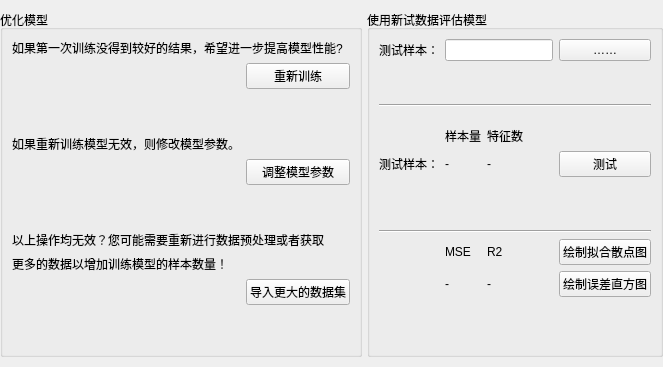
     <widget class="QWidget" name="optimizationModelPage">
      <layout class="QHBoxLayout" name="optimizationModelHorizontalLayout" stretch="0,1">
       <property name="spacing">
        <number>5</number>
       </property>
       <property name="leftMargin">
        <number>0</number>
       </property>
       <property name="topMargin">
        <number>10</number>
       </property>
       <property name="rightMargin">
        <number>0</number>
       </property>
       <property name="bottomMargin">
        <number>10</number>
       </property>
       <item>
        <widget class="QGroupBox" name="optimizationModelGroupBox">
         <property name="title">
          <string>优化模型</string>
         </property>
         <layout class="QGridLayout" name="optimizationModelGridLayout">
          <item row="10" column="0">
           <spacer name="optimizationModelVerticalSpacer3">
            <property name="orientation">
             <enum>Qt::Vertical</enum>
            </property>
            <property name="sizeHint" stdset="0">
             <size>
              <width>20</width>
              <height>40</height>
             </size>
            </property>
           </spacer>
          </item>
          <item row="8" column="0">
           <widget class="QLabel" name="importLargerDatasetLabel2">
            <property name="text">
             <string>更多的数据以增加训练模型的样本数量！</string>
            </property>
           </widget>
          </item>
          <item row="0" column="0" colspan="2">
           <widget class="QLabel" name="retrainModelLabel">
            <property name="text">
             <string>如果第一次训练没得到较好的结果，希望进一步提高模型性能?</string>
            </property>
           </widget>
          </item>
          <item row="2" column="1">
           <widget class="QPushButton" name="retrainModePushButton">
            <property name="text">
             <string>重新训练</string>
            </property>
           </widget>
          </item>
          <item row="4" column="0">
           <widget class="QLabel" name="changeModelParameterLabel">
            <property name="text">
             <string>如果重新训练模型无效，则修改模型参数。</string>
            </property>
           </widget>
          </item>
          <item row="2" column="0">
           <spacer name="optimizationModelHorizontalSpacer">
            <property name="orientation">
             <enum>Qt::Horizontal</enum>
            </property>
            <property name="sizeHint" stdset="0">
             <size>
              <width>40</width>
              <height>20</height>
             </size>
            </property>
           </spacer>
          </item>
          <item row="7" column="0" colspan="2">
           <widget class="QLabel" name="importLargerDatasetLabel1">
            <property name="text">
             <string>以上操作均无效？您可能需要重新进行数据预处理或者获取</string>
            </property>
           </widget>
          </item>
          <item row="9" column="1">
           <widget class="QPushButton" name="importLargerDatasetPushButton">
            <property name="text">
             <string>导入更大的数据集</string>
            </property>
           </widget>
          </item>
          <item row="5" column="1">
           <widget class="QPushButton" name="changeModelParameterPushButton">
            <property name="text">
             <string>调整模型参数</string>
            </property>
           </widget>
          </item>
          <item row="6" column="0">
           <spacer name="optimizationModelVerticalSpacer2">
            <property name="orientation">
             <enum>Qt::Vertical</enum>
            </property>
            <property name="sizeHint" stdset="0">
             <size>
              <width>20</width>
              <height>40</height>
             </size>
            </property>
           </spacer>
          </item>
          <item row="3" column="0">
           <spacer name="optimizationModelVerticalSpacer1">
            <property name="orientation">
             <enum>Qt::Vertical</enum>
            </property>
            <property name="sizeHint" stdset="0">
             <size>
              <width>20</width>
              <height>40</height>
             </size>
            </property>
           </spacer>
          </item>
         </layout>
        </widget>
       </item>
       <item>
        <widget class="QGroupBox" name="newEvaluationGroupBox">
         <property name="title">
          <string>使用新试数据评估模型</string>
         </property>
         <layout class="QGridLayout" name="newEvaluationGridLayout">
          <item row="0" column="4">
           <widget class="QPushButton" name="selectNewTestSamplePushButton">
            <property name="text">
             <string>……</string>
            </property>
           </widget>
          </item>
          <item row="0" column="0">
           <widget class="QLabel" name="selectNewTestSampleLabel">
            <property name="text">
             <string>测试样本：</string>
            </property>
           </widget>
          </item>
          <item row="17" column="4">
           <widget class="QPushButton" name="plotFittingScatterChartPushButton">
            <property name="text">
             <string>绘制拟合散点图</string>
            </property>
           </widget>
          </item>
          <item row="1" column="0" rowspan="9" colspan="5">
           <widget class="Line" name="newEvaluationLine1">
            <property name="orientation">
             <enum>Qt::Horizontal</enum>
            </property>
           </widget>
          </item>
          <item row="14" column="0" rowspan="2" colspan="5">
           <widget class="Line" name="newEvaluationLine2">
            <property name="orientation">
             <enum>Qt::Horizontal</enum>
            </property>
           </widget>
          </item>
          <item row="11" column="4">
           <widget class="QPushButton" name="newTestModelPushButton">
            <property name="text">
             <string>测试</string>
            </property>
           </widget>
          </item>
          <item row="9" column="2">
           <widget class="QLabel" name="newFeatureCountLabel">
            <property name="text">
             <string>特征数</string>
            </property>
           </widget>
          </item>
          <item row="18" column="4">
           <widget class="QPushButton" name="plotErrorHistogramChartPushButton">
            <property name="text">
             <string>绘制误差直方图</string>
            </property>
           </widget>
          </item>
          <item row="18" column="2">
           <widget class="QLabel" name="newEvaluationR2ValueLabel">
            <property name="text">
             <string>-</string>
            </property>
           </widget>
          </item>
          <item row="17" column="2">
           <widget class="QLabel" name="newEvaluationR2Label">
            <property name="text">
             <string>R2</string>
            </property>
           </widget>
          </item>
          <item row="11" column="2">
           <widget class="QLabel" name="newTestFeatureCountLabel">
            <property name="text">
             <string>-</string>
            </property>
           </widget>
          </item>
          <item row="11" column="1">
           <widget class="QLabel" name="newTestSampleCountLabel">
            <property name="text">
             <string>-</string>
            </property>
           </widget>
          </item>
          <item row="11" column="0">
           <widget class="QLabel" name="newTestSampleLabel">
            <property name="text">
             <string>测试样本：</string>
            </property>
           </widget>
          </item>
          <item row="9" column="1">
           <widget class="QLabel" name="newSampleCountLabel">
            <property name="text">
             <string>样本量</string>
            </property>
           </widget>
          </item>
          <item row="18" column="1">
           <widget class="QLabel" name="newEvaluationMSEValueLabel">
            <property name="text">
             <string>-</string>
            </property>
           </widget>
          </item>
          <item row="17" column="1">
           <widget class="QLabel" name="newEvaluationMSELabel">
            <property name="text">
             <string>MSE</string>
            </property>
           </widget>
          </item>
          <item row="19" column="1">
           <spacer name="newEvaluationVerticalSpacer3">
            <property name="orientation">
             <enum>Qt::Vertical</enum>
            </property>
            <property name="sizeHint" stdset="0">
             <size>
              <width>20</width>
              <height>40</height>
             </size>
            </property>
           </spacer>
          </item>
          <item row="7" column="0">
           <spacer name="newEvaluationVerticalSpacer1">
            <property name="orientation">
             <enum>Qt::Vertical</enum>
            </property>
            <property name="sizeHint" stdset="0">
             <size>
              <width>20</width>
              <height>40</height>
             </size>
            </property>
           </spacer>
          </item>
          <item row="12" column="2">
           <spacer name="newEvaluationVerticalSpacer2">
            <property name="orientation">
             <enum>Qt::Vertical</enum>
            </property>
            <property name="sizeHint" stdset="0">
             <size>
              <width>20</width>
              <height>40</height>
             </size>
            </property>
           </spacer>
          </item>
          <item row="0" column="1" colspan="3">
           <widget class="QLineEdit" name="selectNewTestSampleLineEdit"/>
          </item>
         </layout>
        </widget>
       </item>
      </layout>
     </widget>
